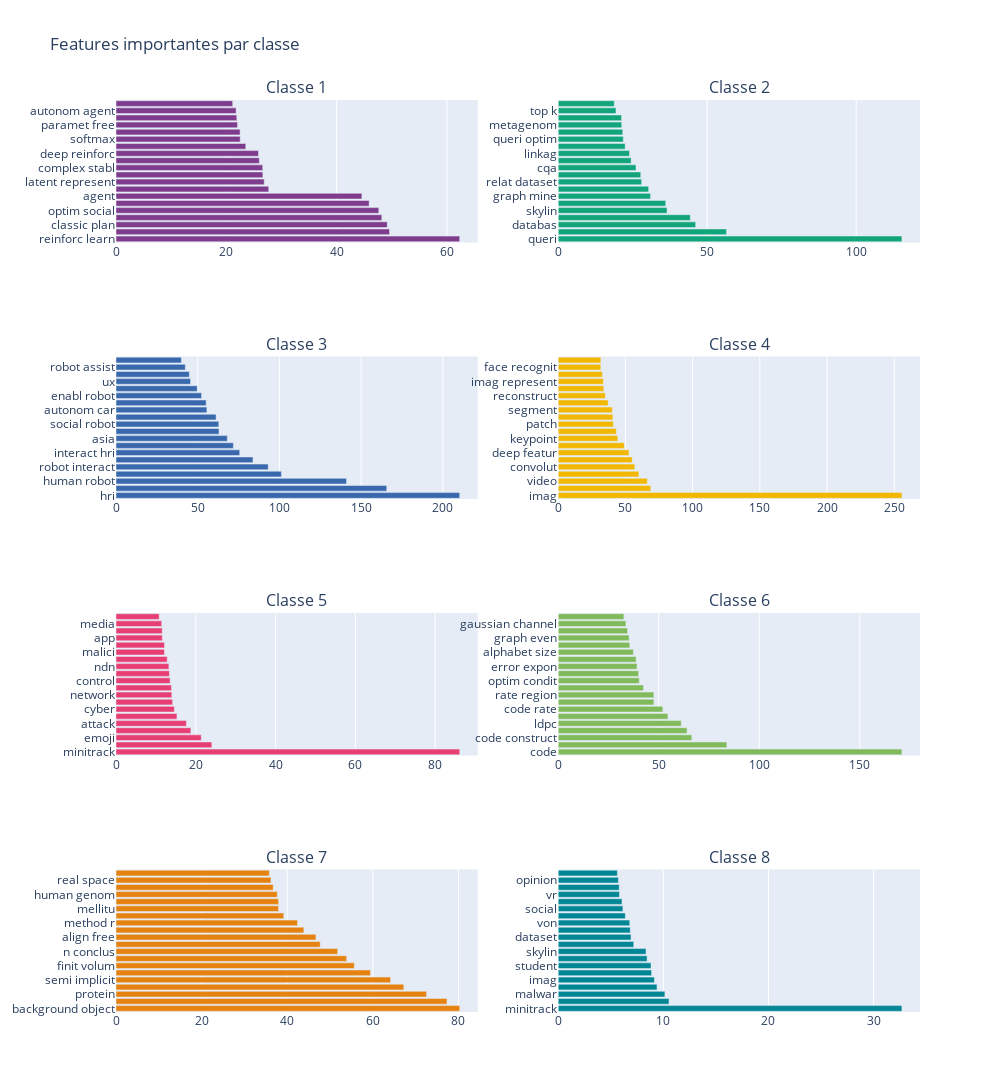

The notebook cell saved with this chart:
### Markdown cell above
## Extraction des features textuelles

### Code cell
# 4. Extraction des features textuelles
text_extractor = TextFeatureExtractor(df, 'combined_text', 'class')
text_features = text_extractor.extract_tfidf_features(min_df=5, max_df=0.95, ngram_range=(1, 2))

# Visualisation de l'importance des features par classe
fig_text_importance = text_extractor.visualize_feature_importance(top_n=20)
fig_text_importance.show()

### Figure 1 — Plotly figure (JSON) as saved in the notebook; plotly's stock layout.template omitted (floating-point values rounded to 4 significant figures)
{"data": [{"marker": {"color": "rgb(127, 60, 141)"}, "name": "Classe 1", "orientation": "h", "type": "bar", "x": [62.32, 49.59, 49.18, 48.2, 47.65, 45.9, 44.58, 27.69, 26.88, 26.63, 26.6, 25.98, 25.84, 23.53, 22.52, 22.5, 22.03, 21.91, 21.78, 21.16], "xaxis": "x", "y": ["reinforc learn", "multiag", "classic plan", "reinforc", "optim social", "learn", "agent", "rl", "latent represent", "path find", "complex stabl", "lite", "deep reinforc", "ramif", "softmax", "instanc select", "paramet free", "agent via", "autonom agent", "view cluster"], "yaxis": "y"}, {"marker": {"color": "rgb(17, 165, 121)"}, "name": "Classe 2", "orientation": "h", "type": "bar", "x": [115.3, 56.47, 46.13, 44.33, 36.53, 36.08, 30.99, 30.35, 27.99, 27.71, 26.11, 24.48, 23.93, 22.46, 21.85, 21.66, 21.31, 21.26, 19.39, 18.82], "xaxis": "x2", "y": ["queri", "record linkag", "databas", "sql", "skylin", "join", "graph mine", "preserv record", "relat dataset", "entiti resolut", "cqa", "dado", "linkag", "employe", "queri optim", "network embed", "metagenom", "queri process", "top k", "rumor"], "yaxis": "y2"}, {"marker": {"color": "rgb(57, 105, 172)"}, "name": "Classe 3", "orientation": "h", "type": "bar", "x": [210.3, 165.7, 141.0, 101.2, 93.12, 83.81, 75.71, 71.82, 68.13, 63.03, 62.88, 61.25, 55.62, 55.17, 52.36, 49.7, 45.61, 44.84, 42.4, 40.02], "xaxis": "x3", "y": ["hri", "robot", "human robot", "toward robot", "robot interact", "bent", "interact hri", "human", "asia", "calendar", "social robot", "assist robot", "autonom car", "affect human", "enabl robot", "human interact", "ux", "user trust", "robot assist", "altruist"], "yaxis": "y3"}, {"marker": {"color": "rgb(242, 183, 1)"}, "name": "Classe 4", "orientation": "h", "type": "bar", "x": [255.7, 68.85, 66.28, 60.05, 56.97, 55.02, 52.61, 49.19, 44.32, 43.22, 41.02, 40.65, 40.25, 37.16, 35.07, 33.91, 33.62, 32.82, 31.74, 31.7], "xaxis": "x4", "y": ["imag", "face", "video", "deep", "convolut", "cnn", "deep featur", "camera calibr", "keypoint", "adapt regular", "patch", "facial", "segment", "stereo", "reconstruct", "video code", "imag represent", "wavelet", "face recognit", "vr"], "yaxis": "y4"}, {"marker": {"color": "rgb(231, 63, 116)"}, "name": "Classe 5", "orientation": "h", "type": "bar", "x": [86.14, 24.01, 21.36, 18.76, 17.65, 15.28, 14.63, 14.18, 13.99, 13.89, 13.56, 13.38, 13.25, 12.84, 12.15, 12.15, 11.61, 11.59, 11.46, 10.82], "xaxis": "x5", "y": ["minitrack", "malwar", "emoji", "fuzzi", "attack", "introduct", "cyber", "rout", "network", "mobil", "control", "wlan", "ndn", "wireless", "malici", "social media", "app", "cellular automata", "media", "node"], "yaxis": "y5"}, {"marker": {"color": "rgb(128, 186, 90)"}, "name": "Classe 6", "orientation": "h", "type": "bar", "x": [171.0, 83.88, 66.47, 64.1, 61.21, 54.59, 52.02, 47.6, 47.58, 42.43, 40.32, 40.01, 39.19, 38.78, 37.39, 35.6, 35.29, 34.5, 33.68, 32.66], "xaxis": "x6", "y": ["code", "channel", "code construct", "polar code", "ldpc", "decod", "code rate", "code achiev", "rate region", "secur notion", "optim condit", "ldpc code", "error expon", "code theorem", "alphabet size", "non binari", "graph even", "side inform", "gaussian channel", "minimum distanc"], "yaxis": "y6"}, {"marker": {"color": "rgb(230, 131, 16)"}, "name": "Classe 7", "orientation": "h", "type": "bar", "x": [80.29, 77.32, 72.55, 67.22, 64.14, 59.44, 55.67, 53.87, 51.77, 47.7, 46.71, 43.87, 42.4, 39.18, 37.97, 37.97, 37.69, 36.73, 36.21, 35.82], "xaxis": "x7", "y": ["background object", "quantum", "protein", "peptid", "semi implicit", "n method", "finit volum", "hydrophob", "n conclus", "evapor", "align free", "ni", "method r", "molecular", "mellitu", "diabet mellitu", "human genom", "conclus r", "real space", "gene"], "yaxis": "y7"}, {"marker": {"color": "rgb(0, 134, 149)"}, "name": "Classe 8", "orientation": "h", "type": "bar", "x": [32.69, 10.54, 10.15, 9.396, 9.148, 8.878, 8.826, 8.454, 8.352, 7.184, 6.926, 6.852, 6.8, 6.382, 6.154, 6.069, 5.825, 5.801, 5.722, 5.625], "xaxis": "x8", "y": ["minitrack", "agent", "malwar", "emoji", "imag", "speech", "student", "network embed", "skylin", "social media", "dataset", "code", "von", "record linkag", "social", "privaci", "vr", "fuzzi", "opinion", "multiag"], "yaxis": "y8"}], "layout": {"annotations": [{"font": {"size": 16}, "showarrow": false, "text": "Classe 1", "x": 0.225, "xanchor": "center", "xref": "paper", "y": 1, "yanchor": "bottom", "yref": "paper"}, {"font": {"size": 16}, "showarrow": false, "text": "Classe 2", "x": 0.775, "xanchor": "center", "xref": "paper", "y": 1, "yanchor": "bottom", "yref": "paper"}, {"font": {"size": 16}, "showarrow": false, "text": "Classe 3", "x": 0.225, "xanchor": "center", "xref": "paper", "y": 0.7188, "yanchor": "bottom", "yref": "paper"}, {"font": {"size": 16}, "showarrow": false, "text": "Classe 4", "x": 0.775, "xanchor": "center", "xref": "paper", "y": 0.7188, "yanchor": "bottom", "yref": "paper"}, {"font": {"size": 16}, "showarrow": false, "text": "Classe 5", "x": 0.225, "xanchor": "center", "xref": "paper", "y": 0.4375, "yanchor": "bottom", "yref": "paper"}, {"font": {"size": 16}, "showarrow": false, "text": "Classe 6", "x": 0.775, "xanchor": "center", "xref": "paper", "y": 0.4375, "yanchor": "bottom", "yref": "paper"}, {"font": {"size": 16}, "showarrow": false, "text": "Classe 7", "x": 0.225, "xanchor": "center", "xref": "paper", "y": 0.1562, "yanchor": "bottom", "yref": "paper"}, {"font": {"size": 16}, "showarrow": false, "text": "Classe 8", "x": 0.775, "xanchor": "center", "xref": "paper", "y": 0.1562, "yanchor": "bottom", "yref": "paper"}], "height": 1200, "showlegend": false, "title": {"text": "Features importantes par classe"}, "width": 1000, "xaxis": {"anchor": "y", "domain": [0, 0.45]}, "xaxis2": {"anchor": "y2", "domain": [0.55, 1]}, "xaxis3": {"anchor": "y3", "domain": [0, 0.45]}, "xaxis4": {"anchor": "y4", "domain": [0.55, 1]}, "xaxis5": {"anchor": "y5", "domain": [0, 0.45]}, "xaxis6": {"anchor": "y6", "domain": [0.55, 1]}, "xaxis7": {"anchor": "y7", "domain": [0, 0.45]}, "xaxis8": {"anchor": "y8", "domain": [0.55, 1]}, "yaxis": {"anchor": "x", "domain": [0.8438, 1]}, "yaxis2": {"anchor": "x2", "domain": [0.8438, 1]}, "yaxis3": {"anchor": "x3", "domain": [0.5625, 0.7188]}, "yaxis4": {"anchor": "x4", "domain": [0.5625, 0.7188]}, "yaxis5": {"anchor": "x5", "domain": [0.2812, 0.4375]}, "yaxis6": {"anchor": "x6", "domain": [0.2812, 0.4375]}, "yaxis7": {"anchor": "x7", "domain": [0, 0.1562]}, "yaxis8": {"anchor": "x8", "domain": [0, 0.1562]}}}
